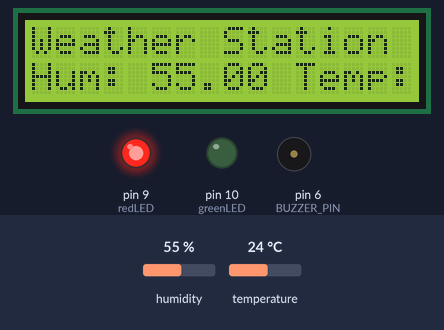
Recording of a sketch running on a simulated Arduino Uno, built with avr-gcc and run on an emulated ATmega328P. On the bench: 16×2 character LCD, output pins drawn as LEDs (lit = HIGH), buzzer (waves = sounding). Inputs (shaded band) come from the test bench; at power-on: temperature 24 °C, humidity 55 %. What the sketch prints to the serial monitor is not drawn.

Above: at 3.2 s.
3.3 s: temperature set to 22 °C
At 6.0 s:
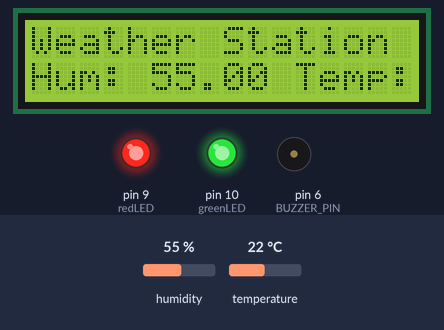
8.3 s: temperature set to 28 °C
At 9.5 s:
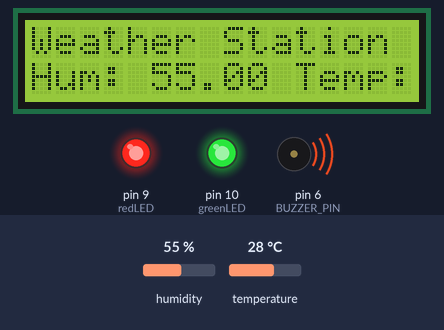
17.6 s: humidity set to 22 %
At 23.6 s:
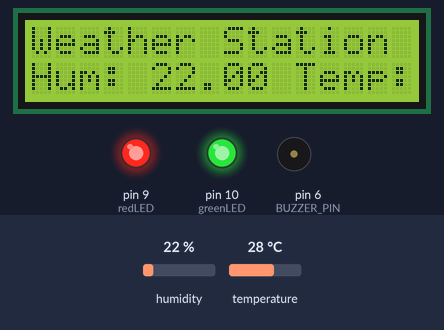
26.3 s: temperature set to 12 °C
At 27.2 s:
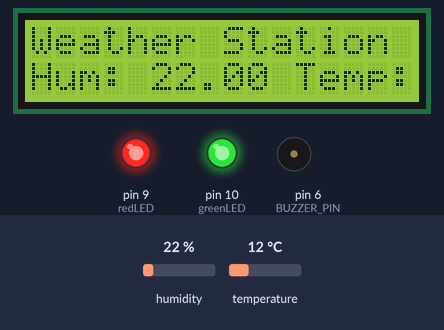
31.3 s: humidity set to 40 %
At 34.1 s:
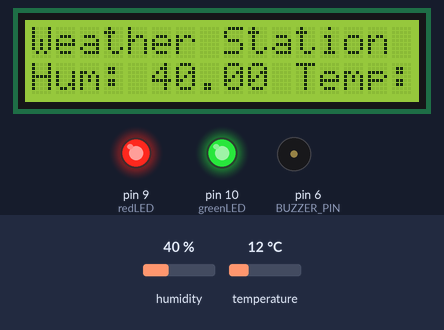
Timing chart, 0 to 35.6 s (numbered marks = the images above; inputs shaded):
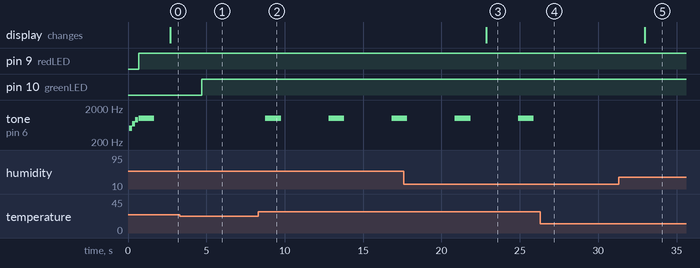

Measured:
- the behaviour switches between 24 and 23 °C on temperature (found by bisection; images 0 and 1)
- after the input at 3.3 s, pin 10 (greenLED): LOW → HIGH after 1.4 s; tone on pin 6 (BUZZER_PIN): stays silent (without the input it goes to 1000 Hz after 1.4 s)
- after the input at 8.3 s, tone on pin 6 (BUZZER_PIN): alternates 1000 Hz for 1.0 s and silent for 3.0 s, starting after 0.47 s
- after the input at 17.6 s, the display: changes after 5.3 s (image 3)
- after the input at 26.3 s, tone on pin 6 (BUZZER_PIN): stays silent (without the input it goes to 1000 Hz after 2.6 s)
- after the input at 31.3 s, the display: changes after 1.7 s (image 5)
- by itself, tone on pin 6 (BUZZER_PIN): plays 500 Hz for 0.20 s, 700 Hz for 0.20 s, 900 Hz for 0.20 s, 1000 Hz for 1.0 s

The sketch:

weatherStationV2.ino
```cpp
#include <DHT.h>;
#include <LiquidCrystal.h>

//Constants
#define DHTPIN 7     // what pin we're connected to
#define DHTTYPE DHT11   // DHT 22  (AM2302)
#define BUZZER_PIN 6
#define redLED 9
#define greenLED 10

DHT dht(DHTPIN, DHTTYPE); //// Initialize DHT sensor for normal 16mhz Arduino
// initialize the library by associating any needed LCD interface pin
// with the arduino pin number it is connected to
const int rs = 12, en = 11, d4 = 5, d5 = 4, d6 = 3, d7 = 2;
LiquidCrystal lcd(rs, en, d4, d5, d6, d7);

//Variables
float hum;  //Stores humidity value
float temp; //Stores temperature value

void setup()
{
    Serial.begin(9600);
	dht.begin();
  pinMode(redLED, OUTPUT);
  pinMode(greenLED, OUTPUT);

    // set up the LCD's number of columns and rows:
  lcd.begin(16, 2);
  // Print a message to the LCD.
  lcd.print("Weather Station");
  pinMode(BUZZER_PIN, OUTPUT);

    // Play a simple melody
    tone(BUZZER_PIN, 500);
    delay(200);  // Low tone
    tone(BUZZER_PIN, 700);
    delay(200);  // Medium tone
    tone(BUZZER_PIN, 900);
    delay(200);  // High tone
    noTone(BUZZER_PIN);
}

void loop()
{
  //Read data and store it to variables hum and temp
  hum = dht.readHumidity();
  temp= dht.readTemperature();
  //Print temp and humidity values to serial monitor
  Serial.print("Humidity: ");
  Serial.print(hum);
  Serial.print(" %, Temp: ");
  Serial.print(temp);
  Serial.println(" Celsius");
  if (temp > 23) {
    digitalWrite(redLED, HIGH);
    tone(BUZZER_PIN, 1000);
    delay(1000);
    noTone(BUZZER_PIN);
    delay(1000);
  } else {
    digitalWrite(greenLED, HIGH);

  }
    // set the cursor to column 0, line 1
  // (note: line 1 is the second row, since counting begins with 0):
  lcd.setCursor(0, 1);
  // print the number of seconds since reset:
  lcd.print("Hum: " + String(hum) + " Temp: " + String(temp));
  delay(2000); //Delay 2 sec.
}
```
